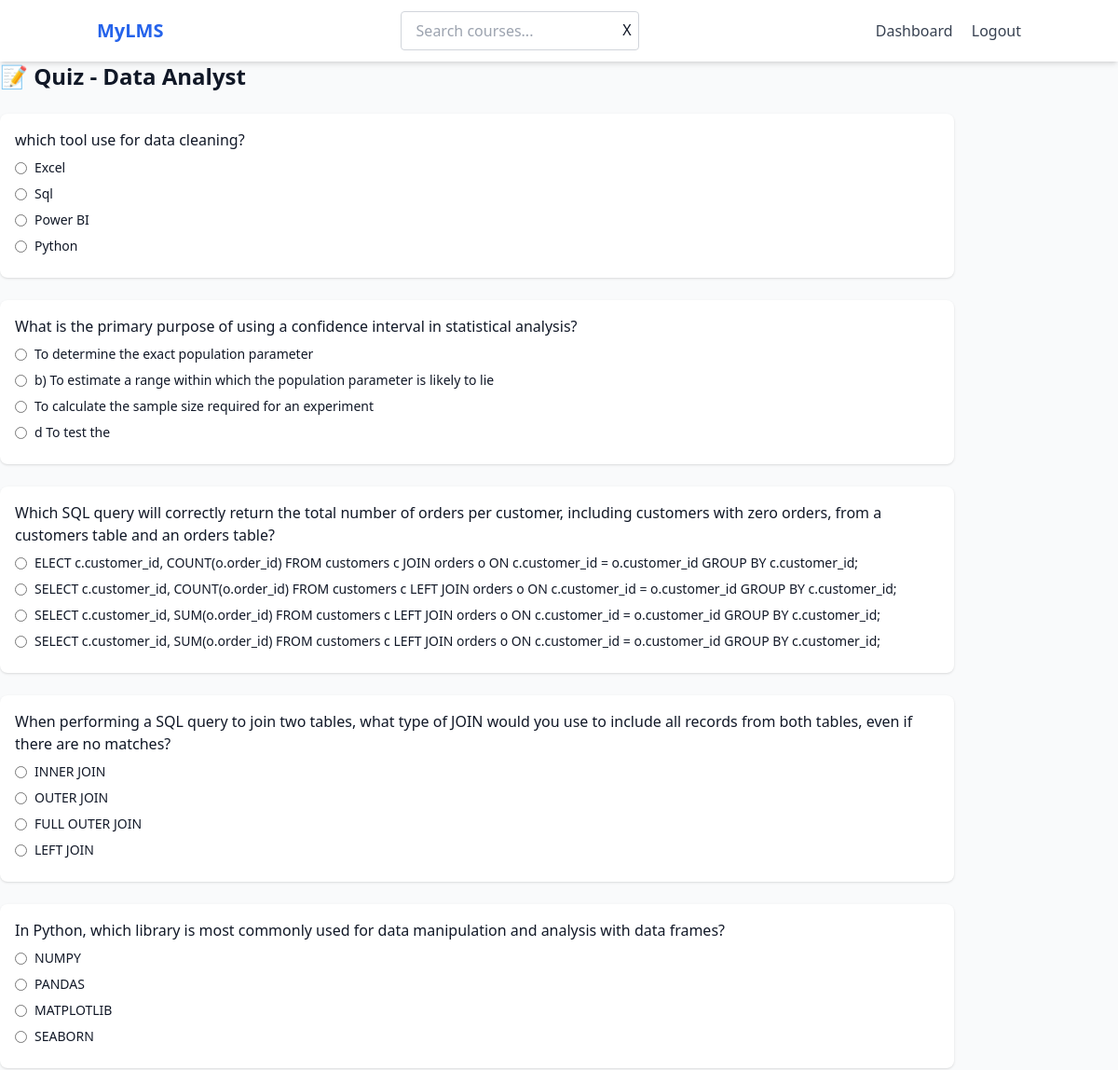
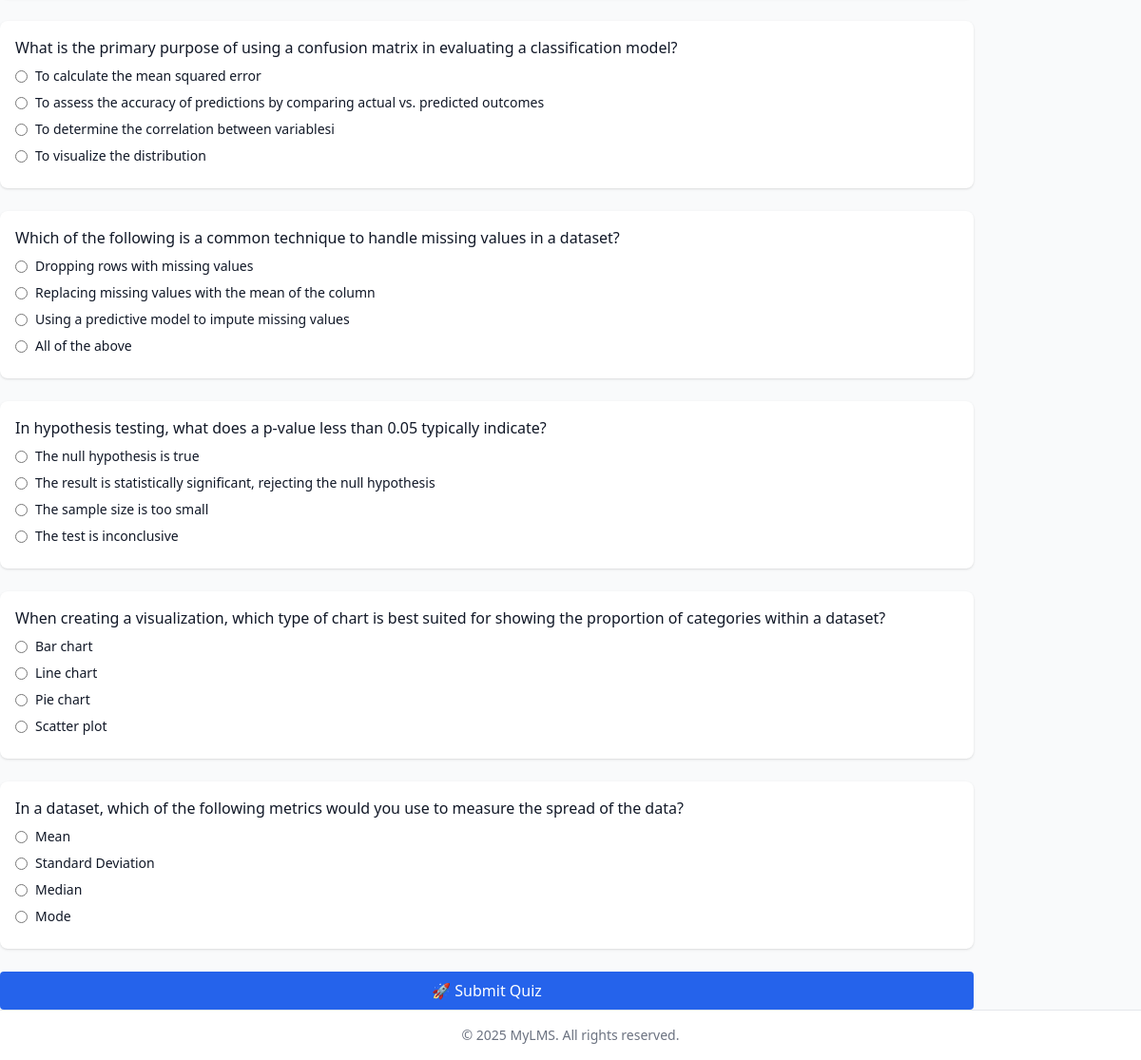
Page /course/1/quiz/ (signed in) on the committed database (2 pictures, top to bottom).
### courses/models.py (models this page shows, shortened)
class Course(models.Model):
    title = models.CharField(max_length=200)
    description = models.TextField()
    instructor = models.CharField(max_length=100)
    thumbnail = models.ImageField(upload_to='thumbnails/')
    created_at = models.DateTimeField(auto_now_add=True)
    students = models.ManyToManyField(User, related_name="enrolled_courses", blank=True)

class Question(models.Model):
    course = models.ForeignKey(Course, on_delete=models.CASCADE, related_name='questions')
    question_text = models.TextField()
    option1 = models.CharField(max_length=200)
    option2 = models.CharField(max_length=200)
    option3 = models.CharField(max_length=200)
    option4 = models.CharField(max_length=200)
    correct_option = models.IntegerField()  # 1, 2, 3, or 4

### courses/views.py (the view)
# urls.py: path('course/<int:course_id>/quiz/', views.attempt_quiz, name='attempt_quiz'),
@login_required
def attempt_quiz(request, course_id):
    course = get_object_or_404(Course, id=course_id)
    questions = course.questions.all()
    if request.method == "POST":
        form = QuizForm(questions, request.POST)
        if form.is_valid():
            score = 0
            for q in questions:
                user_answer = int(form.cleaned_data.get(f'question_{q.id}'))
                if user_answer == q.correct_option:
                    score += 1
            return render(request, 'courses/quiz_result.html', {
                'score': score,
                'total': questions.count(),
                'course': course
            })
    else:
        form = QuizForm(questions)
    return render(request, 'courses/attempt_quiz.html', {
        'form': form,
        'course': course
    })

### courses/forms.py
class QuizForm(forms.Form):
    def __init__(self, questions, *args, **kwargs):
        super().__init__(*args, **kwargs)
        for q in questions:
            self.fields[f"question_{q.id}"] = forms.ChoiceField(
                label=q.question_text,
                choices=[
                    (1, q.option1),
                    (2, q.option2),
                    (3, q.option3),
                    (4, q.option4),
                ],
                widget=forms.RadioSelect,
                required=True
            )

### templates/courses/attempt_quiz.html (shortened to what this page needs)
{% extends 'courses/base.html' %} {% block title %}Quiz - {{ course.title }}{% endblock %} {% block content %}
<div class="container">
  <h2 class="text-2xl font-bold mb-6">📝 Quiz - {{ course.title }}</h2>
  <form method="post" class="space-y-6">
    {% csrf_token %} {% for field in form %}
    <div class="bg-white p-4 rounded-lg shadow">
      <p class="font-medium mb-2">{{ field.label }}</p>
      {% for radio in field %}
      <div class="flex items-center mb-2">
        {{ radio.tag }}
        <label class="ml-2 text-sm">{{ radio.choice_label }}</label>
      </div>
      {% endfor %}
    </div>
    {% endfor %}
    <button type="submit" class="w-full bg-blue-600 text-white py-2 px-4 rounded hover:bg-blue-700 transition mt-4">
      🚀 Submit Quiz
    </button>
  </form>
</div>
{% endblock %}

### rows in the picture
Course: title "Data Analyst"
Question: label "which tool use for data cleaning?", choice_label "Excel" "Sql" "Power BI" "Python"
Question: label "What is the primary purpose of using a confidence interval in statistical analysis?", choice_label "To determine the exact population parameter" "b) To estimate a range within which the population parameter is likely to lie" "To calculate the sample size required for an experiment" "d To test the"
Question: label "Which SQL query will correctly return the total number of orders per customer, including customers with zero orders, from a customers table and an orders table?", choice_label "ELECT c.customer_id, COUNT(o.order_id) FROM customers c JOIN orders o ON c.customer_id = o.customer_id GROUP BY c.customer_id;" "SELECT c.customer_id, COUNT(o.order_id) FROM customers c LEFT JOIN orders o ON c.customer_id = o.customer_id GROUP BY c.customer_id;" "SELECT c.customer_id, SUM(o.order_id) FROM customers c LEFT JOIN orders o ON c.customer_id = o.customer_id GROUP BY c.customer_id;" "SELECT c.customer_id, SUM(o.order_id) FROM customers c LEFT JOIN orders o ON c.customer_id = o.customer_id GROUP BY c.customer_id;"
Question: label "When performing a SQL query to join two tables, what type of JOIN would you use to include all records from both tables, even if there are no matches?", choice_label "INNER JOIN" "OUTER JOIN" "FULL OUTER JOIN" "LEFT JOIN"
Question: label "In Python, which library is most commonly used for data manipulation and analysis with data frames?", choice_label "NUMPY" "PANDAS" "MATPLOTLIB" "SEABORN"
Question: label "What is the primary purpose of using a confusion matrix in evaluating a classification model?", choice_label "To calculate the mean squared error" "To assess the accuracy of predictions by comparing actual vs. predicted outcomes" "To determine the correlation between variablesi" "To visualize the distribution"
Question: label "Which of the following is a common technique to handle missing values in a dataset?", choice_label "Dropping rows with missing values" "Replacing missing values with the mean of the column" "Using a predictive model to impute missing values" "All of the above"
Question: label "In hypothesis testing, what does a p-value less than 0.05 typically indicate?", choice_label "The null hypothesis is true" "The result is statistically significant, rejecting the null hypothesis" "The sample size is too small" "The test is inconclusive"
Question: label "When creating a visualization, which type of chart is best suited for showing the proportion of categories within a dataset?", choice_label "Bar chart" "Line chart" "Pie chart" "Scatter plot"
Question: label "In a dataset, which of the following metrics would you use to measure the spread of the data?", choice_label "Mean" "Standard Deviation" "Median" "Mode"

### other values in the picture
{{ year|default:"2025" }} "2025"
